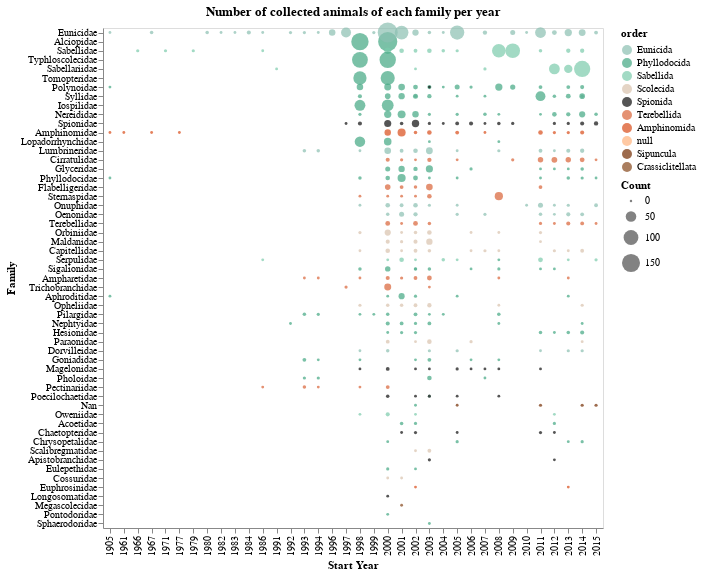

This figure's notebook cell:
### Code cell
g1 = alt.Chart(teste,
               width=500, height=500, title='Number of collected animals of each family per year').mark_circle(
                                                                                size=60).encode(
    x= alt.X('start_year', type='ordinal', title='Start Year'),
    y= alt.Y('family', type='nominal', title='Family',
            sort= alt.EncodingSortField(field='counts', op='sum', order='descending')),
    size= alt.Size('counts', title='Count', scale=alt.Scale(range=[6,400])),
    color = alt.Color('order', scale= alt.Scale(domain=ordens, range=cores)),
    tooltip = alt.Tooltip(['family', 'start_year', 'counts'])
)

g1.save('./graphs/familias_por_ano_c_ordem.html')

g1

### Figure 1 — Vega-Lite specification as saved in the notebook (floating-point values rounded to 4 significant figures; data arrays with more than 128 entries replaced by an {"elided": "..."} marker saying what was removed)
{"config": {"view": {"continuousWidth": 400, "continuousHeight": 300}}, "data": {"name": "data-772e924cd04d1b9f57325a8f368367bd"}, "mark": {"type": "circle", "size": 60}, "encoding": {"color": {"type": "nominal", "field": "order", "scale": {"domain": ["Eunicida", "Phyllodocida", "Sabellida", "Scolecida", "Spionida", "Terebellida", "Amphinomida", NaN, "Sipuncula", "Crassiclitellata"], "range": ["#8ABFB0", "#41A681", "#7ACAAB", "#D9C2AD", "#0D0D0D", "#D96236", "#D94B18", "#FFB27C", "#732C02", "#86471B"]}}, "size": {"type": "quantitative", "field": "counts", "scale": {"range": [6, 400]}, "title": "Count"}, "tooltip": [{"type": "nominal", "field": "family"}, {"type": "quantitative", "field": "start_year"}, {"type": "quantitative", "field": "counts"}], "x": {"type": "ordinal", "field": "start_year", "title": "Start Year"}, "y": {"type": "nominal", "field": "family", "sort": {"field": "counts", "op": "sum", "order": "descending"}, "title": "Family"}}, "height": 500, "title": "Number of collected animals of each family per year", "width": 500, "$schema": "https://vega.github.io/schema/vega-lite/v4.8.1.json", "datasets": {"data-772e924cd04d1b9f57325a8f368367bd": {"elided": "384 records"}}}
